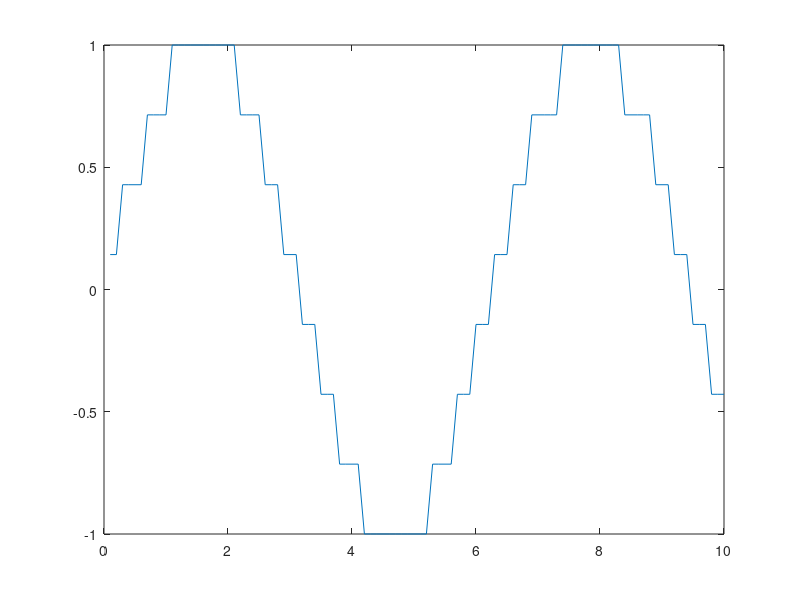

Write MATLAB code to recreate this figure.
clear all;
close all;
t = 0.1:0.1:10;
x = sin(t);
m = max(abs(x));
y = x + m;
z = round(y);
i = 8;
c = ((i-1).*y)./(2.*m);
w = round(c);
a_quant = (2.*w.*m)./(i-1) - m;
e = x - a_quant;
figure(1);
plot(t,a_quant);